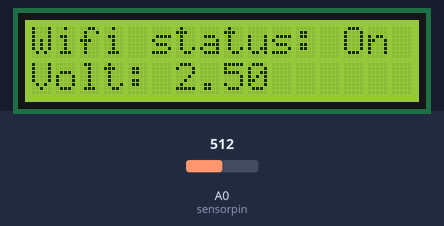
This sketch was run on a simulated Arduino Uno, built with avr-gcc and run on an emulated ATmega328P. On the bench: 16×2 character LCD. The inputs (shaded band) are chosen by the test bench; at power-on: A0 (sensorpin) = 512. What the sketch prints to the serial monitor is not drawn.

Above: at 1.2 s.
1.3 s: A0 (sensorpin) set to 716
At 2.5 s:
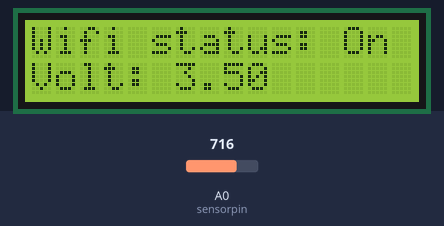
2.9 s: A0 (sensorpin) set to 900
At 3.2 s:
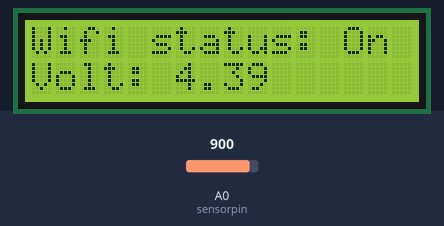
4.4 s: A0 (sensorpin) set to 1023
At 4.7 s:
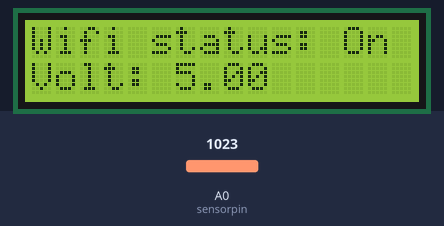
5.9 s: A0 (sensorpin) set to 306
At 6.7 s:
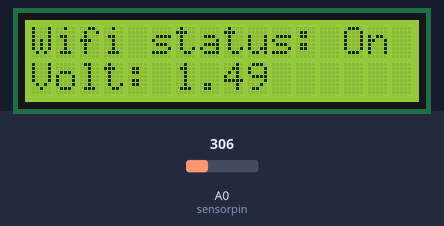
Timing chart, 0 to 8.4 s (numbered marks = the images above; inputs shaded):
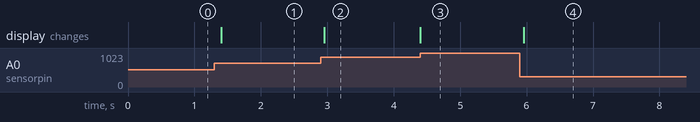

The sketch:

Sample_send_display_arduino.ino
```cpp
#include <LiquidCrystal.h>

LiquidCrystal lcd (10, 9, 5, 4, 3 ,2);

int sensorpin = A0;     // analoge volatge reading input pin
int readVolt;           // the read value on the analog pin
double voltval;
byte buf[2];            // byte array used to transmit data


void setup() {
  // Start serial communication with ESP8266 with 115200 baud rate
  Serial.begin(115200);
  lcd.begin(16, 2);
  lcd.setCursor(0,0);
  lcd.print("Wifi status: On");

  lcd.setCursor(0, 1);
  lcd.print("Volt:       ");
}

void loop() {


  // sample and store analog voltage value to json array
  for(int i=0; i<15; i++){


    // read volatge at analoge pin and assign to variable
    readVolt = analogRead(sensorpin);
    voltval = (readVolt*5.0)/1024.0;

    lcd.setCursor(6, 1);
    lcd.print(voltval);
    // divide read value into two numbers inorder to transmit to ESP (required since limit to 255 max)
    buf[0] = readVolt % 100;
    buf[1] = (int)(readVolt / 100);

    // send read value at analoge pin as combination of two numbers
    Serial.write(buf[0]);
    delay(10);
    Serial.write(buf[1]);

    delay(100);
  }

}
```

Measured:
- after the input at 1.3 s, the display: changes after 0.10 s (image 1)
- after the input at 2.9 s, the display: changes after 0.06 s (image 2)
- after the input at 4.4 s, the display: changes at once (image 3)
- after the input at 5.9 s, the display: changes after 0.06 s (image 4)
